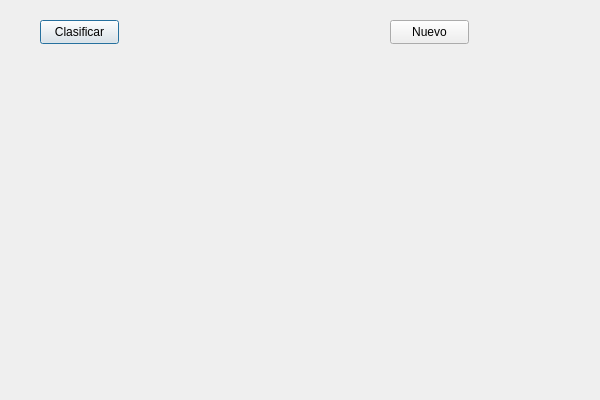
<?xml version="1.0" encoding="UTF-8"?>
<ui version="4.0">
 <class>dlgDemo16</class>
 <widget class="QDialog" name="dlgDemo16">
  <property name="geometry">
   <rect>
    <x>0</x>
    <y>0</y>
    <width>600</width>
    <height>400</height>
   </rect>
  </property>
  <property name="windowTitle">
   <string>Dibujar y Clasificar Caracteres</string>
  </property>
  <widget class="QPushButton" name="btnClasificar">
   <property name="geometry">
    <rect>
     <x>40</x>
     <y>20</y>
     <width>79</width>
     <height>24</height>
    </rect>
   </property>
   <property name="text">
    <string>Clasificar</string>
   </property>
  </widget>
  <widget class="QPushButton" name="btnNuevo">
   <property name="geometry">
    <rect>
     <x>390</x>
     <y>20</y>
     <width>79</width>
     <height>24</height>
    </rect>
   </property>
   <property name="text">
    <string>Nuevo</string>
   </property>
  </widget>
  <widget class="QLabel" name="lblPrediccion">
   <property name="geometry">
    <rect>
     <x>320</x>
     <y>70</y>
     <width>261</width>
     <height>280</height>
    </rect>
   </property>
   <property name="font">
    <font>
     <pointsize>150</pointsize>
    </font>
   </property>
   <property name="text">
    <string/>
   </property>
  </widget>
  <widget class="QLabel" name="lblEntrada">
   <property name="geometry">
    <rect>
     <x>20</x>
     <y>70</y>
     <width>280</width>
     <height>280</height>
    </rect>
   </property>
   <property name="text">
    <string/>
   </property>
   <property name="scaledContents">
    <bool>true</bool>
   </property>
  </widget>
 </widget>
 <resources/>
 <connections/>
</ui>
